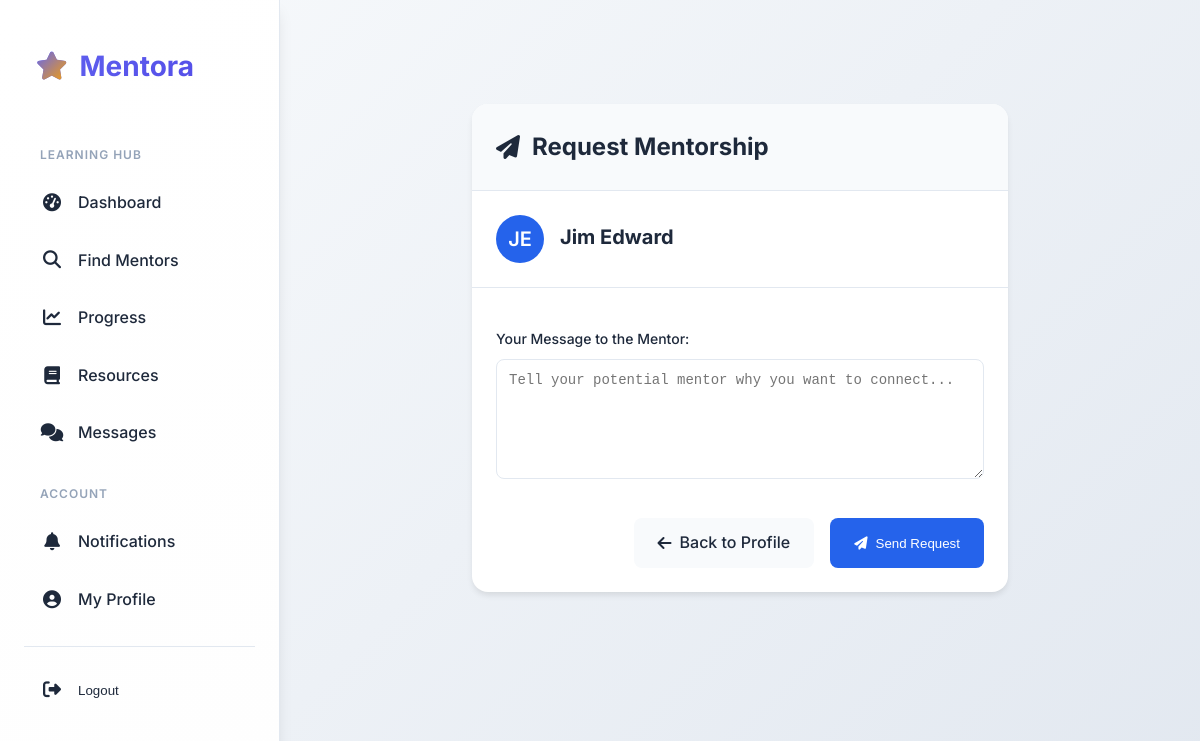
/mentors/5/request/ (signed in), run on the app's committed database.
### mentorship/models.py (models this page shows, shortened)
class Mentor(models.Model):
    user = models.OneToOneField(User, on_delete=models.CASCADE)
    location = models.CharField(max_length=255, blank=True, null=True)
    expertise = models.ManyToManyField(Interest, related_name='mentors', blank=True)
    title = models.CharField(max_length=255, blank=True, null=True)
    company = models.CharField(max_length=255, blank=True, null=True)
    rating = models.DecimalField(max_digits=2, decimal_places=1, blank=True, null=True)
    reviews_count = models.IntegerField(default=0)
    price_per_session = models.DecimalField(max_digits=6, decimal_places=2, blank=True, null=True)
    experience_years = models.IntegerField(blank=True, null=True)
    availability = models.CharField(max_length=255, blank=True, null=True)
    STATUS_CHOICES = [
        ('AVAILABLE', 'Available for Mentorship'),
        ('BUSY', 'Currently Busy'),
        ('OFFLINE', 'Offline'),
    ]
    availability_status = models.CharField(
        max_length=20,
        choices=STATUS_CHOICES,
        default='AVAILABLE',
    )
    available_date=models.DateTimeField(blank=True, null=True)
    availabile_time=models.DateTimeField(blank=True, null=True)
    bio = models.TextField(blank=True, null=True)
    profile_picture = models.ImageField(upload_to='mentor_pics/', blank=True, null=True)

### mentorship/views.py (the view)
# urls.py: path('<int:mentor_pk>/request/', views.request_mentorship, name='request_mentorship'),
@login_required
def request_mentorship(request, mentor_pk):
    mentor = get_object_or_404(Mentor, pk=mentor_pk)
    try:
        mentee = request.user.mentee # Accessing the related Mentee object from the User
    except Mentee.DoesNotExist:
        messages.error(request, "You must have a mentee profile to send mentorship requests.")
        print("hello")
        return redirect('mentor_detail', pk=mentor_pk) # Redirect back to mentor detail page
    existing_request = MentorshipRequest.objects.filter(
        mentee=mentee,
        mentor=mentor,
        status='PENDING'
    ).exists() # if we use .first(), gets the first one or None if not found
    if existing_request:
        print("hello")
        messages.info(request, f"You already have a PENDING request with {mentor.user.username}.")
        return redirect('mentor_detail', pk=mentor_pk)
    if request.method == 'POST':
        form = MentorshipRequestForm(request.POST) # Fill the form with submitted data
        if form.is_valid(): # Check if the form is filled out correctly
            mentorship_request = form.save(commit=False)
            mentorship_request.mentee = mentee
            mentorship_request.mentor = mentor
            mentorship_request.status = 'PENDING' # Set initial status to PENDING
            mentorship_request.save() # Save the complete application form to the database!
            Notification.objects.create(
                recipient=mentor.user, # The mentor's User object is the recipient
                message=f"You have a new mentorship request from {mentee.user.username}!\n{mentorship_request.message[:20]}...",
                notification_type='NEW_REQUEST',
                related_request=mentorship_request # Link to the newly created request
            )
            messages.success(request, f"Your mentorship request to {mentor.user.username} has been sent!")
            return redirect('mentor_detail', pk=mentor_pk) # Send student to the "mentor detail page)"
        else:
            messages.error(request, "Please correct the errors in the form.")
    else:
        form = MentorshipRequestForm()
    context = {
        'mentor': mentor,
        'form': form
    }
    return render(request, 'mentorship/request_mentorship.html', context)

### mentorship/forms.py
class MentorshipRequestForm(forms.ModelForm):
    class Meta:
        model = MentorshipRequest # Telling Django: "This form is for the MentorshipRequest model."
        fields = ['message'] # Telling Django: "Only include the 'message' field from the model in this form."
        widgets = {
            'message': forms.Textarea(attrs={'rows': 5, 'placeholder': 'Tell your potential mentor why you want to connect...'}),
        }
        labels = {
            'message': 'Your Message to the Mentor',
        }

### mentorship/templatetags/notification_extras.py (called while the page is built)
@register.inclusion_tag('mentorship/notification_badge.html', takes_context=True)
def notification_badge(context):
    request = context['request']
    if request.user.is_authenticated:
        unread_count = Notification.objects.filter(recipient=request.user, is_read=False).count()
        return {'unread_count': unread_count}
    return {'unread_count': 0} # Return 0 if not authenticated

### mentorship/templates/mentorship/request_mentorship.html (shortened to what this page needs)
{% extends 'mentorship/base.html' %}
{% block content %}
<div class="request-container">
    <div class="request-card">
        <div class="request-header">
            <h1>
                <i class="fas fa-paper-plane"></i>
                Request Mentorship
            </h1>
        </div>
        <div class="mentor-preview">
            <div class="mentor-avatar">
                {% if mentor.user.first_name and mentor.user.last_name %}
                    {{ mentor.user.first_name|first }}{{ mentor.user.last_name|first }}
                {% else %}
                    {{ mentor.user.username|first }}
                {% endif %}
            </div>
            <div class="mentor-info">
                <h2>{{ mentor.user.get_full_name|default:mentor.user.username }}</h2>
            </div>
        </div>
        <form method="post" class="request-form">
            {{ form.as_p }}
            <div class="form-actions">
                <a href="{% url 'mentor_detail' pk=mentor.pk %}" class="btn btn-secondary">
                    <i class="fas fa-arrow-left"></i>
                    Back to Profile
                </a>
                <button type="submit" class="btn btn-primary">
                    <i class="fas fa-paper-plane"></i>
                    Send Request
                </button>
            </div>
        </form>
    </div>
</div>
{% endblock %}

### mentorship/templates/mentorship/base.html (style rules this page uses)
:root { --primary-color: #6366f1; --primary-dark: #4f46e5; --primary-light: #a5b4fc; --secondary-color: #64748b; --accent-color: #f59e0b; --background-light: #f8fafc; --background-dark: #0f172a; --surface: #ffffff; --surface-hover: #f1f5f9; --text-dark: #1e293b; --text-light: #64748b; --text-muted: #94a3b8; --border: #e2e8f0; --border-dark: #334155; --success: #10b981; --error: #ef4444; --warning: #f59e0b; --info: #3b82f6; --shadow-sm: 0 1px 2px 0 rgb(0 0 0 / 0.05); --shadow-md: 0 4px 6px -1px rgb(0 0 0 / 0.1), 0 2px 4px -1px rgb(0 0 0 / 0.06); --shadow-lg: 0 10px 15px -3px rgb(0 0 0 / 0.1), 0 4px 6px -2px rgb(0 0 0 / 0.05); --transition: all 0.3s cubic-bezier(0.4, 0, 0.2, 1); --border-radius: 12px; --sidebar-width: 280px; }
* { box-sizing: border-box; }
body { font-family: 'Inter', -apple-system, BlinkMacSystemFont, sans-serif; margin: 0; padding: 0; background: linear-gradient(135deg, #f8fafc 0%, #e2e8f0 100%); color: #1e293b; line-height: 1.6; display: flex; min-height: 100vh; font-weight: 400; }
html { scroll-behavior: smooth; }

### mentorship/templates/mentorship/request_mentorship.html (style rules this page uses)
:root { --primary-color: #2563eb; --primary-dark: #1e40af; --secondary-color: #64748b; --accent-color: #f59e0b; --background-light: #f8fafc; --text-dark: #1e293b; --text-light: #64748b; --white: #ffffff; --success: #22c55e; --error: #ef4444; --warning: #f59e0b; --info: #3b82f6; --shadow-sm: 0 1px 2px 0 rgb(0 0 0 / 0.05); --shadow-md: 0 4px 6px -1px rgb(0 0 0 / 0.1); --transition: all 0.3s ease; }
.request-container { max-width: 600px; margin: 2rem auto; padding: 2rem; }
.request-card { background: var(--white); border-radius: 1rem; box-shadow: var(--shadow-md); overflow: hidden; }
.request-header { background: var(--background-light); padding: 1.5rem; border-bottom: 1px solid #e2e8f0; }
.request-header h1 { color: var(--text-dark); font-size: 1.5rem; margin: 0; display: flex; align-items: center; gap: 0.75rem; }
.mentor-preview { padding: 1.5rem; display: flex; align-items: center; gap: 1rem; border-bottom: 1px solid #e2e8f0; }
.mentor-avatar { width: 3rem; height: 3rem; background: var(--primary-color); color: var(--white); border-radius: 50%; display: flex; align-items: center; justify-content: center; font-size: 1.25rem; font-weight: 600; }
.mentor-info h2 { color: var(--text-dark); font-size: 1.25rem; margin: 0 0 0.25rem 0; }
.request-form { padding: 1.5rem; }
.request-form p { margin-bottom: 1.5rem; }
.request-form label { display: block; color: var(--text-dark); font-size: 0.875rem; font-weight: 500; margin-bottom: 0.5rem; }
.request-form input[type="text"], .request-form textarea { width: 100%; padding: 0.75rem; border: 1px solid #e2e8f0; border-radius: 0.5rem; font-size: 0.875rem; transition: var(--transition); }
.request-form textarea { min-height: 120px; resize: vertical; }
.form-actions { display: flex; gap: 1rem; justify-content: flex-end; margin-top: 2rem; }
.btn { padding: 0.75rem 1.5rem; border-radius: 0.5rem; font-weight: 500; display: flex; align-items: center; gap: 0.5rem; text-decoration: none; transition: var(--transition); border: none; cursor: pointer; }
.btn-primary { background: var(--primary-color); color: var(--white); }
.btn-secondary { background: var(--background-light); color: var(--text-dark); }

### data on the page
Mentor: user.first_name|first "J", user.last_name|first "E", user.get_full_name "Jim Edward"
